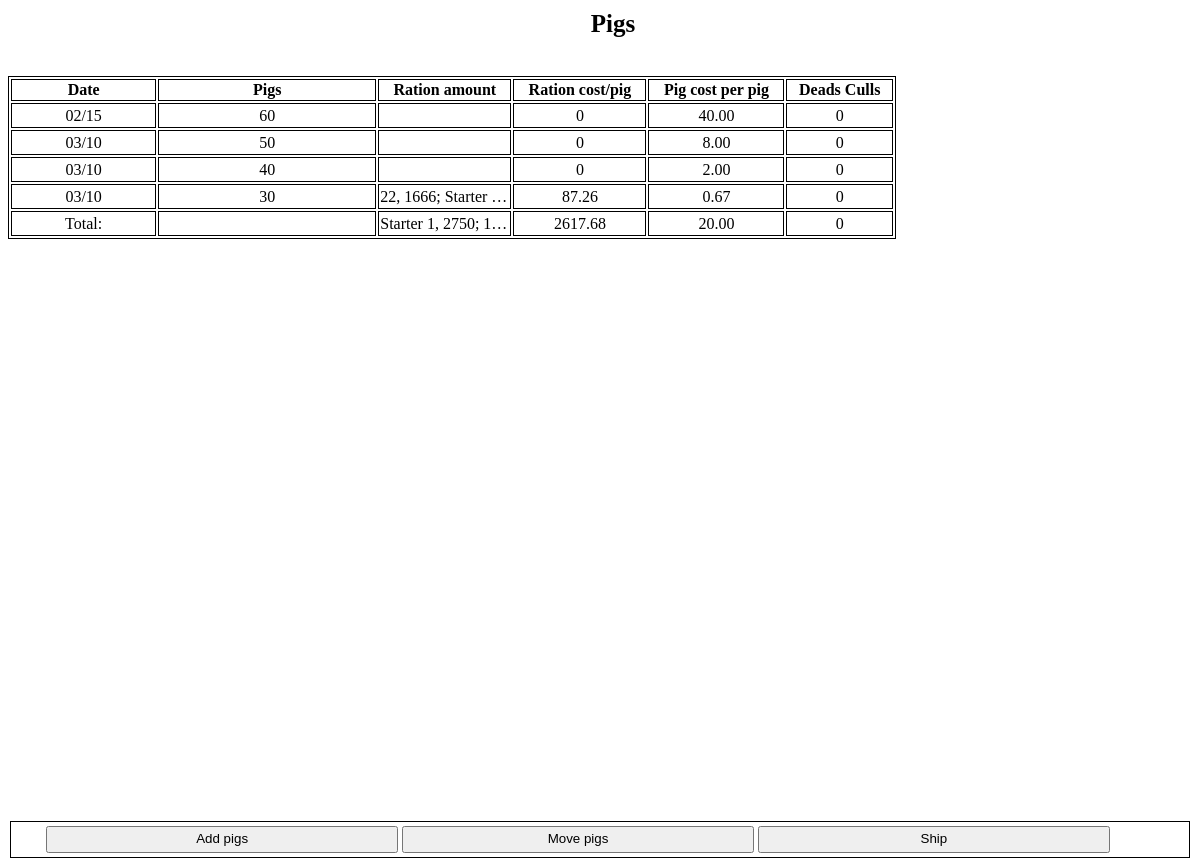
Before: /pigs/pen2/pigsforpen/ (signed in) with the older database file.
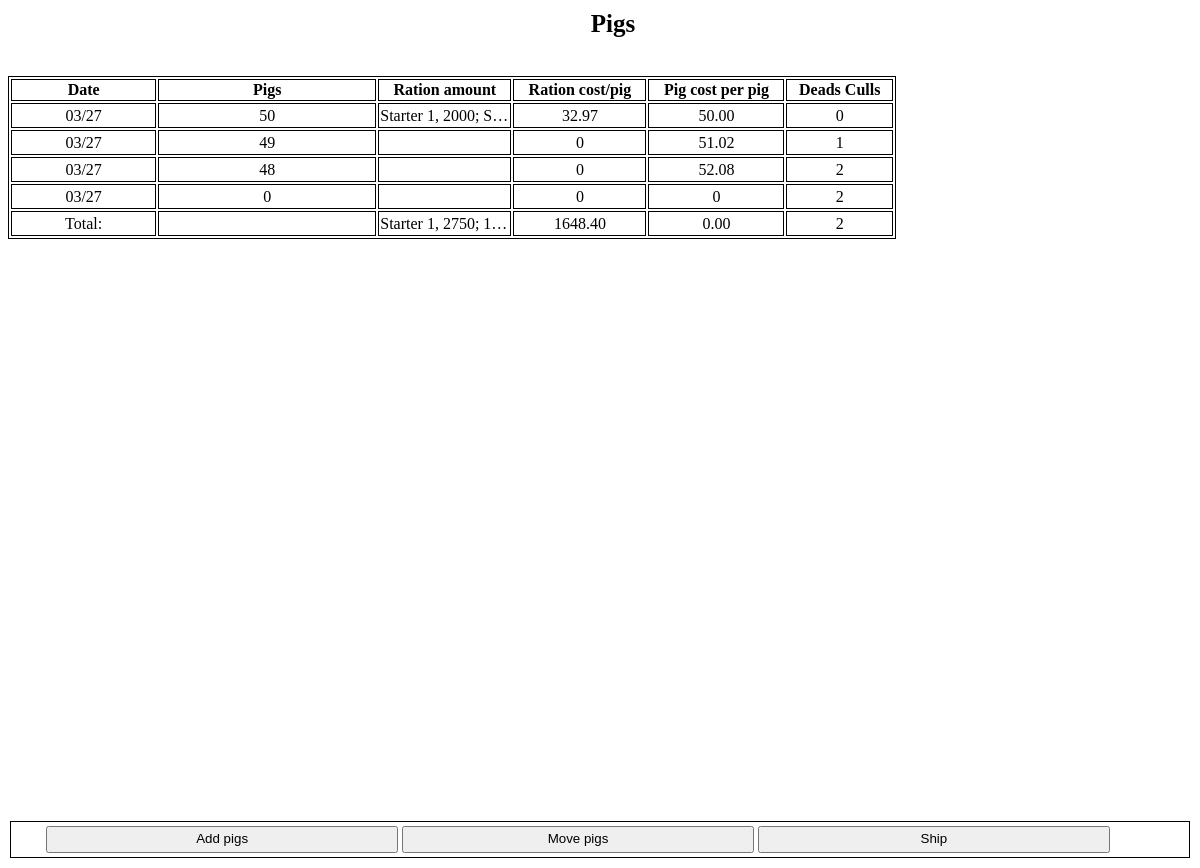
After: the same page with the newer database file.
### pigs/models.py (models this page shows, shortened)
class Pigsinpen(models.Model):
    pigpen = models.ForeignKey(Pigpen,on_delete=models.CASCADE)
    pigs = models.PositiveIntegerField()
    pig_cost_total = models.DecimalField(max_digits=6,decimal_places=2)
    date = models.DateTimeField()
    notes = models.CharField(max_length = 300,blank=True,null = True)

class Pigpen(models.Model):
    pen = models.CharField(max_length=2,primary_key=True)
    def __str__(self):
        return str(self.pen)
    class Meta:
        ordering = ['pen']

### pigs/views.py (the view)
# urls.py: url(r'^pen(?P<pk>[0-9]+)/pigsforpen/$', views.pigsforpen.as_view(), name= 'pigsforpen'),
class pigsforpen(LoginRequiredMixin, generic.DetailView):
    model = Pigpen
    template_name = 'pigs/pigsforpen.html'

### pigs/templatetags/appfilters.py (called while the page is built)
@register.simple_tag
def cost(pigs,pigs_in_pen):
    try:
        return round(pigration.objects.filter(pigsinapen=pigs).aggregate(total = Sum('ration_price'))['total'] / pigs_in_pen ,2)
    except:
        return 0

@register.simple_tag
def totalcost(pigpen):
   try:
        return round(pigration.objects.filter(pigpen=pigpen).aggregate(total= Sum('ration_price'))['total'],2)
   except:
        return 0

@register.filter
def divide(value,key):
    try:
        return round(value / key,2)
    except:
        return 0

@register.simple_tag
def ration(pigs):
    result = ("; ".join(str(e) for e in list(pigration.objects.values_list('ration').filter(pigsinapen = pigs).annotate(Sum('ration_amount')).order_by('date'))))
    return result.translate({ord(r): None for r in "(')"})

@register.simple_tag
def rationtotal(pigpen):
     result = ("; ".join(str(e) for e in list(pigration.objects.values_list('ration').order_by('ration').filter(pigpen=pigpen).annotate(Sum('ration_amount')))))
     return result.translate({ord(r): None for r in "(')"})

### pigs/templates/pigs/pigsforpen.html (shortened to what this page needs)
﻿<!DOCTYPE html>
{% load static %}
{% load appfilters %}
<link rel="stylesheet" type="text/css" href="{% static 'pigs/pigsforpen.css' %}" />
<link rel="stylesheet" type="text/css" href="{% static 'pigs/Generalstyles.css' %}" />
<link rel="stylesheet" type="text/css" href="{% static 'pigs/formstyles.css' %}" />
<html lang="en" xmlns="http://www.w3.org/1999/xhtml">
<head>
</head>
<body ontouchstart="">
    <div class="headerwitharrow">
        <h1>Pigs</h1>
    </div>
    <div class="tablewrapper">
    <div class="tablescroll">
    <table class="col-m-10 col-9 sortable">
        <tr>
            <th class="col-s-2">Date</th>
            <th class="col-s-1 col-m-2">Pigs</th>
            <th class="col-s-3">Ration amount</th>
            <th class="col-s-2">
                Ration cost/pig
            </th>
            <th class="col-s-2">Pig cost per pig</th>
            <th class="col-s-2">Deads Culls</th>
        </tr>
        {% for pig in pigpen.pigsinpen_set.all %}
        <tr>
            <td class="col-s-2 cos-m-2 col-2">{{pig.date|date:"m/j"}}</td>
            <td class="col-m-2 col-3 col-s-1">{{pig.pigs}}</td>
            {% ration pig.id as ration %}
            <td class="overflow">{{ration}}</td>
            {% cost pig.id pig.pigs as cost %}
            <td>{{cost}}</td>
            <td>{{pig.pig_cost_total|divide:pig.pigs}}</td>
            <td class="hovertd">
                <div class="hover">
                    {% totaldead pigpen pig.date %}
                </div>
            </td>
        </tr>
        {% if forloop.last %}
        <tr>
            <td>Total:</td>
            <td>{{pig.p}}</td>
            {% rationtotal pigpen as total%}
            <td class="overflow">{{total}}</td>
            <td>{% totalcost pigpen %}</td>
            <td>{{pig.pig_cost_total}}</td>
            <td>{% totaldead pigpen pig.date %}</td>
        </tr>
        {%endif%}
        {%endfor%}
    </table>
        </div>
        </div>
    <nav>
        <button class="navbutton"><a class="nostyle block" href="{% url 'pigs:addpigs' pigpen %}">Add pigs</a></button>
        {% if pigpen.pigsinpen_set.exists %}
        <button class="navbutton"><a class="nostyle block" href="{% url 'pigs:movepigs' pigpen %}">Move pigs</a></button>
        <button class="navbutton"><a class="nostyle block" href="{% url 'pigs:ship' pigpen %}">Ship</a></button>
        {%else%}
        <button disabled class="navbutton">Move pigs</button>
        <button disabled class="navbutton">Ship</button>
        {%endif%}
        </nav>
</body>
</html>

Changed rows visible on the page:
removed Pigsinpen: date "02/15", pigs "60", cost "0", pig_cost_total|divide "40.00", date.pen "0"
removed Pigsinpen: date "03/10", pigs "50", cost "0", pig_cost_total|divide "8.00", date.pen "0"
removed Pigsinpen: date "03/10", pigs "40", cost "0", pig_cost_total|divide "2.00", date.pen "0"
removed Pigsinpen: date "03/10", pigs "30", ration "22, 1666; Starter…", cost "87.26", pig_cost_total|divide "0.67", date.pen "0", total "Starter 1, 2750; 1…", Pigpen.pen "2617.68", pig_cost_total "20.00"
added Pigsinpen: date "03/27", pigs "50", ration "Starter 1, 2000; S…", cost "32.97", pig_cost_total|divide "50.00", date.pen "0"
added Pigsinpen: date "03/27", pigs "49", cost "0", pig_cost_total|divide "51.02", date.pen "1"
added Pigsinpen: date "03/27", pigs "48", cost "0", pig_cost_total|divide "52.08", date.pen "2"
added Pigsinpen: date "03/27", pigs "0", cost "0", pig_cost_total|divide "0", date.pen "2", total "Starter 1, 2750; 1…", Pigpen.pen "1648.40", pig_cost_total "0.00"
